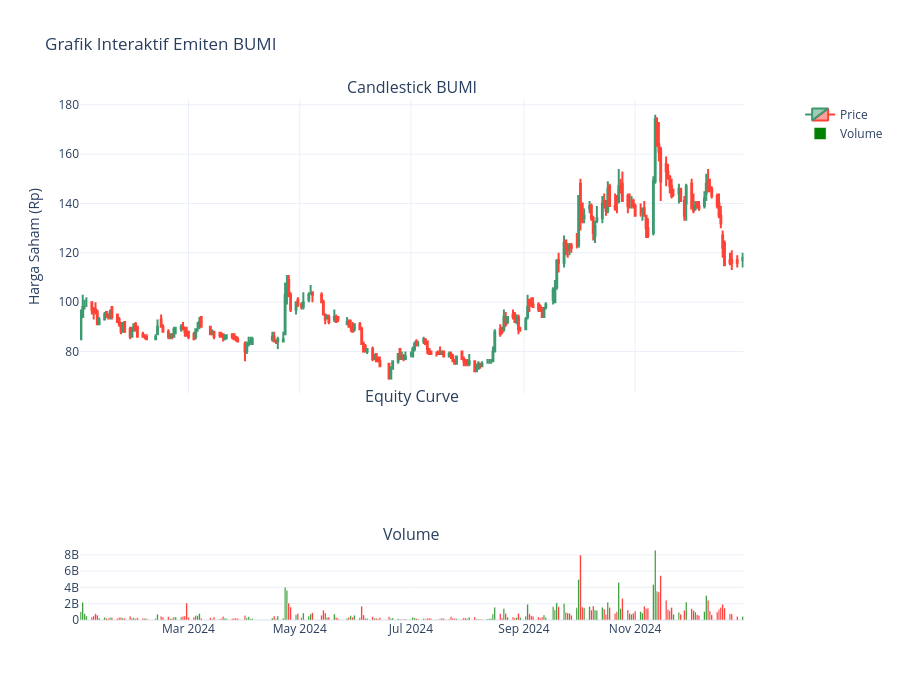

The notebook cell saved with this chart:
### Code cell
plot_interactive_candlestick(df=df_bumi, ticker_name="BUMI", start_date="2024-01-01", end_date="2024-12-31")

### Figure 1 — Plotly figure (JSON) as saved in the notebook; plotly's stock layout.template omitted (floating-point values rounded to 4 significant figures; data arrays with more than 128 entries replaced by an {"elided": "..."} marker saying what was removed)
{"data": [{"close": {"elided": "237 float values"}, "high": {"elided": "237 float values"}, "low": {"elided": "237 float values"}, "name": "Price", "open": {"elided": "237 float values"}, "type": "candlestick", "x": {"elided": "237 str values"}, "xaxis": "x", "yaxis": "y"}, {"marker": {"color": {"elided": "237 str values"}}, "name": "Volume", "type": "bar", "x": {"elided": "237 str values"}, "xaxis": "x3", "y": {"elided": "237 float values"}, "yaxis": "y4"}], "layout": {"annotations": [{"font": {"size": 16}, "showarrow": false, "text": "Candlestick BUMI", "x": 0.47, "xanchor": "center", "xref": "paper", "y": 1, "yanchor": "bottom", "yref": "paper"}, {"font": {"size": 16}, "showarrow": false, "text": "Equity Curve", "x": 0.47, "xanchor": "center", "xref": "paper", "y": 0.406, "yanchor": "bottom", "yref": "paper"}, {"font": {"size": 16}, "showarrow": false, "text": "Volume", "x": 0.47, "xanchor": "center", "xref": "paper", "y": 0.141, "yanchor": "bottom", "yref": "paper"}], "height": 700, "hovermode": "x unified", "title": {"text": "Grafik Interaktif Emiten BUMI"}, "xaxis": {"anchor": "y", "domain": [0, 0.94], "matches": "x3", "rangeslider": {"visible": false}, "showticklabels": false}, "xaxis2": {"anchor": "y3", "domain": [0, 0.94], "matches": "x3", "showticklabels": false}, "xaxis3": {"anchor": "y4", "domain": [0, 0.94]}, "yaxis": {"anchor": "x", "domain": [0.436, 1], "title": {"text": "Harga Saham (Rp)"}}, "yaxis2": {"anchor": "x", "overlaying": "y", "side": "right"}, "yaxis3": {"anchor": "x2", "domain": [0.171, 0.406]}, "yaxis4": {"anchor": "x3", "domain": [0, 0.141]}}}
